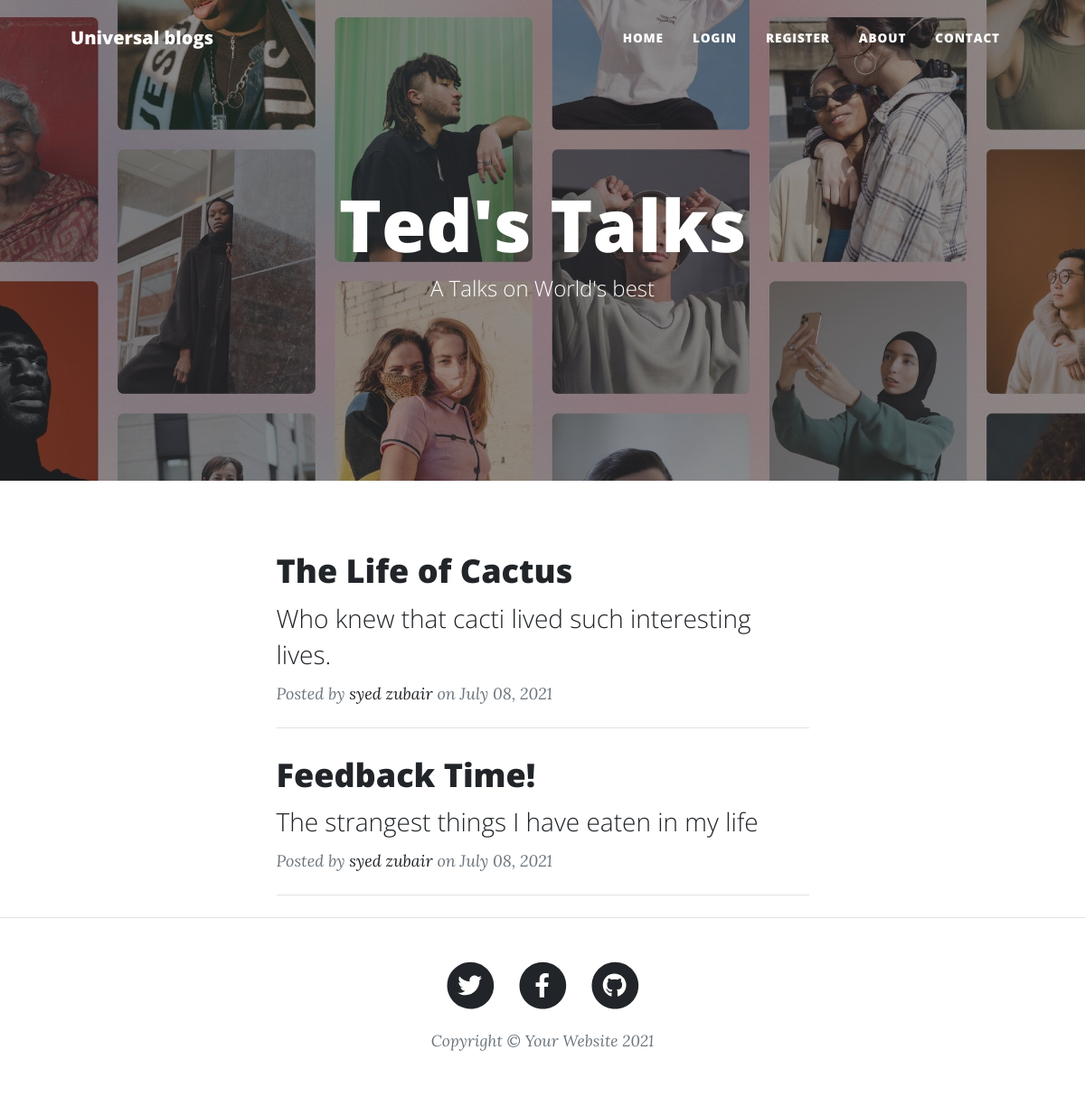
The page / on the database its author committed.
### main.py (models this page shows)
class BlogPost(db.Model):
    __tablename__ = "blog_posts"
    id = db.Column(db.Integer, primary_key=True)
    author_id = db.Column(db.Integer, db.ForeignKey("users.id"))
    author = relationship("User", back_populates="posts")
    title = db.Column(db.String(250), unique=True, nullable=False)
    subtitle = db.Column(db.String(250), nullable=False)
    date = db.Column(db.String(250), nullable=False)
    body = db.Column(db.Text, nullable=False)
    img_url = db.Column(db.String(250), nullable=False)
    comments = relationship("Comment", back_populates="parent_post")

class User(UserMixin, db.Model):
    __tablename__ = "users"
    id = db.Column(db.Integer, primary_key=True)
    email = db.Column(db.String(100), unique=True)
    password = db.Column(db.String(100))
    name = db.Column(db.String(100))
    comments = relationship("Comment", back_populates="author")
    posts = relationship("BlogPost", back_populates="author")

### main.py (the view)
@app.route('/')
def get_all_posts():
    logged_in = current_user.is_authenticated
    all_posts = db.session.query(BlogPost).all()
    return render_template("index.html", response=all_posts, logged_in=logged_in, current_user=current_user)

### templates/index.html (shortened to what this page needs)
        {% include 'header.html' %}
        <header class="masthead" style="background-image: url('{{ url_for('static', filename='assets/img/homepage-bg.jpg')}}')">
            <div class="container position-relative px-4 px-lg-5">
                <div class="row gx-4 gx-lg-5 justify-content-center">
                    <div class="col-md-10 col-lg-8 col-xl-7">
                        <div class="site-heading">
                            <h1>Ted's Talks</h1>
                            <span class="subheading">A Talks on World's best</span>
                        </div>
                    </div>
                </div>
            </div>
        </header>
        <div class="container px-4 px-lg-5">
            <div class="row gx-4 gx-lg-5 justify-content-center">
                <div class="col-md-10 col-lg-8 col-xl-7">
                    {% for post in response: %}
                    <div class="post-preview">
                        <a href="{{ url_for('show_post', index=post.id) }}">
                            <h2 class="post-title">{{ post.title }}</h2>
                            <h3 class="post-subtitle">{{ post.subtitle }}</h3>
                        </a>
                        <p class="post-meta">
                            Posted by
                            <a href="#!">{{ post.author.name }}</a>
                            on {{ post.date}}
                        </p>
                    </div>
                    <hr class="my-4" />
                    {% endfor %}
                </div>
            </div>
        </div>
        {% include 'footer.html' %}

### templates/header.html (shortened to what this page needs)
<!DOCTYPE html>
<html lang="en">
        <head>
            <link href="{{ url_for('static', filename='css/styles4.css') }}" rel="stylesheet" />
        </head>
         <body>
            <nav class="navbar navbar-expand-lg navbar-light" id="mainNav">
                <div class="container px-4 px-lg-5">
                    <a class="navbar-brand" href="/">Universal blogs</a>
                    <div class="collapse navbar-collapse" id="navbarResponsive">
                        <ul class="navbar-nav ms-auto py-4 py-lg-0">
                            <li class="nav-item"><a class="nav-link px-lg-3 py-3 py-lg-4" href="/">Home</a></li>
                            {% if not logged_in %}
                            <li class="nav-item"><a class="nav-link px-lg-3 py-3 py-lg-4" href="/login">Login</a></li>
                            <li class="nav-item"><a class="nav-link px-lg-3 py-3 py-lg-4" href="/register">Register</a></li>
                            {% else %}
                            <li class="nav-item"><a class="nav-link px-lg-3 py-3 py-lg-4" href="/logout">Log out</a></li>
                            {% endif %}
                            <li class="nav-item"><a class="nav-link px-lg-3 py-3 py-lg-4" href="/about">About</a></li>
                            <li class="nav-item"><a class="nav-link px-lg-3 py-3 py-lg-4" href="/contact">Contact</a></li>
                        </ul>
                    </div>
                </div>
            </nav>

### templates/footer.html (shortened to what this page needs)
        <footer class="border-top">
            <div class="container px-4 px-lg-5">
                <div class="row gx-4 gx-lg-5 justify-content-center">
                    <div class="col-md-10 col-lg-8 col-xl-7">
                        <ul class="list-inline text-center">
                            <li class="list-inline-item">
                                <a href="#!">
                                    <span class="fa-stack fa-lg">
                                        <i class="fas fa-circle fa-stack-2x"></i>
                                        <i class="fab fa-twitter fa-stack-1x fa-inverse"></i>
                                    </span>
                                </a>
                            </li>
                            <li class="list-inline-item">
                                <a href="#!">
                                    <span class="fa-stack fa-lg">
                                        <i class="fas fa-circle fa-stack-2x"></i>
                                        <i class="fab fa-facebook-f fa-stack-1x fa-inverse"></i>
                                    </span>
                                </a>
                            </li>
                            <li class="list-inline-item">
                                <a href="#!">
                                    <span class="fa-stack fa-lg">
                                        <i class="fas fa-circle fa-stack-2x"></i>
                                        <i class="fab fa-github fa-stack-1x fa-inverse"></i>
                                    </span>
                                </a>
                            </li>
                        </ul>
                        <div class="small text-center text-muted fst-italic">Copyright &copy; Your Website 2021</div>
                    </div>
                </div>
            </div>
        </footer>
    </body>
</html>

### rows shown on the page
BlogPost: title "The Life of Cactus", subtitle "Who knew that cacti lived such interesting lives.", author.name "syed zubair", date "July 08, 2021"
BlogPost: title "Feedback Time!", subtitle "The strangest things I have eaten in my life", author.name "syed zubair", date "July 08, 2021"
